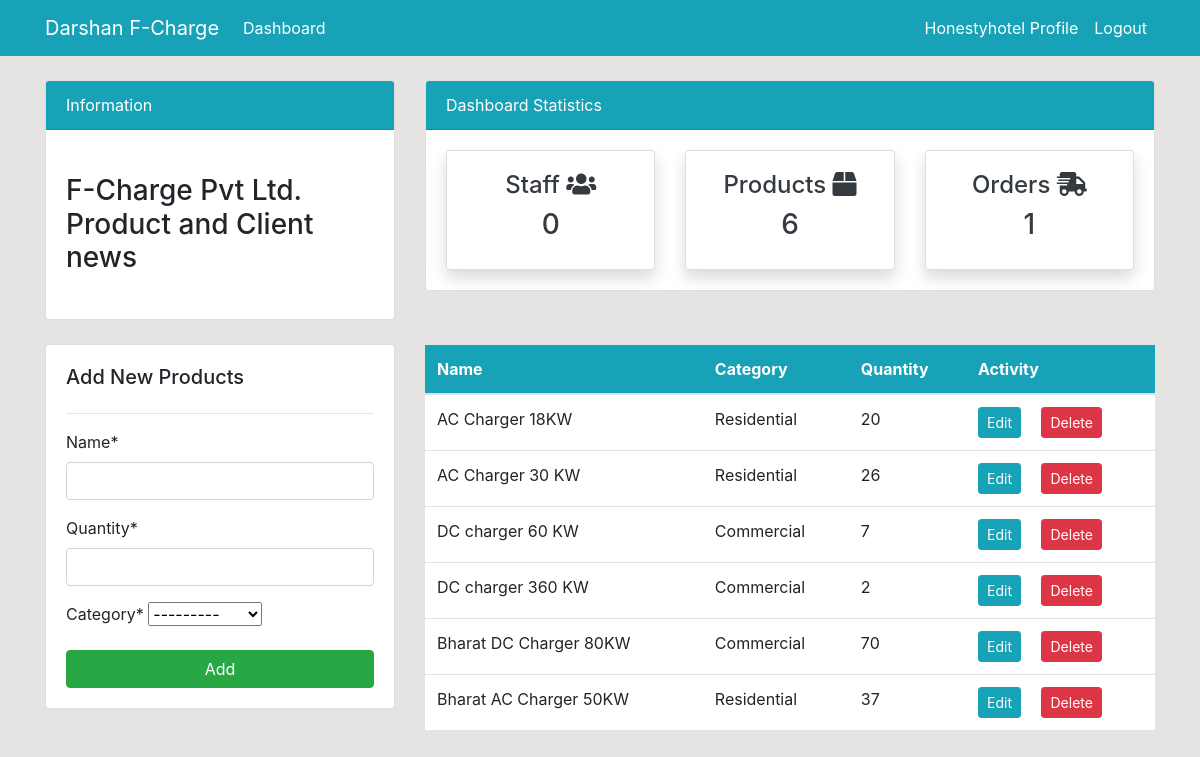
The page /products/ (signed in) on the database its author committed.
### dashboard/models.py (models this page shows, shortened)
class Product(models.Model):
    name = models.CharField(max_length=100, null=True)
    quantity = models.PositiveIntegerField(null=True)
    category = models.CharField(max_length=50, choices=CATEGORY, null=True)

### dashboard/views.py (the view)
# urls.py: path('products/', views.products, name='dashboard-products'),
@login_required(login_url='user-login')
def products(request):
    product = Product.objects.all()
    product_count = product.count()
    customer = User.objects.filter(groups=2)
    customer_count = customer.count()
    order = Order.objects.all()
    order_count = order.count()
    product_quantity = Product.objects.filter(name='')
    if request.method == 'POST':
        form = ProductForm(request.POST)
        if form.is_valid():
            form.save()
            product_name = form.cleaned_data.get('name')
            messages.success(request, f'{product_name} has been added')
            return redirect('dashboard-products')
    else:
        form = ProductForm()
    context = {
        'product': product,
        'form': form,
        'customer_count': customer_count,
        'product_count': product_count,
        'order_count': order_count,
    }
    return render(request, 'dashboard/products.html', context)

### dashboard/forms.py
class ProductForm(forms.ModelForm):
    class Meta:
        model = Product
        fields = '__all__'

### templates/dashboard/products.html (shortened to what this page needs)
{% extends 'partials/base.html' %}
{% load crispy_forms_tags %}
{% block content %}
{% include 'partials/topside.html' %}
<div class="row my-4">
    <div class="col-md-4">
        <div class="card card-body">
            <h5>Add New Products</h5>
            <hr>
            <form method="POST">
                {{ form|crispy }}
                <input class="btn btn-success btn-block" type="submit" value="Add">
            </form>
        </div>
    </div>
    <div class="col-md-8">
        <table class="table bg-white">
            <thead class="bg-info text-white">
                <tr>
                    <th scope="col">Name</th>
                    <th scope="col">Category</th>
                    <th scope="col">Quantity</th>
                    <th scope="col">Activity</th>
                </tr>
            </thead>
            <tbody>
                {% for product in product %}
                <tr>
                    <td>{{ product.name }}</td>
                    <td>{{ product.category }}</td>
                    <td>{{ product.quantity }}</td>
                    <td>
                        <a class="btn btn-info btn-sm mr-2"
                            href="{% url 'dashboard-products-edit' product.id %}">Edit</a>
                        <a class="btn btn-danger btn-sm ml-2"
                            href="{% url 'dashboard-products-delete' product.id %}">Delete</a>
                    </td>
                </tr>
                {% endfor %}
            </tbody>
        </table>
    </div>
</div>
{% endblock %}

### templates/partials/base.html (shortened to what this page needs)
{% load static %}
<!doctype html>
<html lang="en">
<head>
    <link rel="stylesheet" href="https://cdn.jsdelivr.net/npm/bootstrap@4.6.0/dist/css/bootstrap.min.css"
>
    <link rel="stylesheet" href="https://use.fontawesome.com/releases/v5.15.2/css/all.css"
>
    <link rel="stylesheet" href="{% static '/style.css' %}">
</head>
<body>
    {% include 'partials/nav.html' %}
    <div class="container">
        {% block content %}
        {% endblock %}
    </div>
</body>
</html>

### templates/partials/nav.html (shortened to what this page needs)
<nav class="navbar navbar-expand-lg navbar-info bg-info">
    <div class="container">
        {% if user.is_authenticated %}
        <a class="navbar-brand text-white" href="{% url 'dashboard-index' %}">Darshan F-Charge</a>
        <div class="collapse navbar-collapse" id="navbarSupportedContent">
            <ul class="navbar-nav mr-auto">
                <li class="nav-item active">
                    <a class="nav-link text-white" href="{% url 'dashboard-index' %}">Dashboard </a>
                </li>
            </ul>
            <ul class="navbar-nav ml-auto">
                <li class="nav-item active">
                    <a class="nav-link text-white" href="{% url 'user-profile' %}">{{ user.username }} Profile
                        <span class="sr-only">(current)</span></a>
                </li>
                <li class="nav-item">
                    <a class="nav-link text-white" href="{% url 'user-logout' %}">Logout</a>
                </li>
            </ul>
            {% endif %}
        </div>
    </div>
</nav>

### templates/partials/topside.html
<div class="row">
    <div class="col-md-4 mt-4">
        <div class="card">
            <div class="card-header bg-info text-white">
                Information
            </div>
            <div class="card-body">
                <marquee behavior="" direction="">
                    <h3 class="my-4"> F-Charge Pvt Ltd. Product and Client news</h3>
                </marquee>
            </div>
        </div>
    </div>
    <div class="col-md-8 mt-4">
        <div class="card">
            <div class="card-header bg-info text-white">
                Dashboard Statistics
            </div>
            <div class="card-body">
                <div class="row">
                    <div class="col-md-4">
                        <a class="text-decoration-none text-dark" href="{% url 'dashboard-customers' %}">
                            <div class="card my-card shadow">
                                <div class="card-body text-center">
                                    <h4>Staff <i class="fas fa-users"></i></h4>
                                    <h3>{{ customer_count }}</h3>
                                </div>
                            </div>
                        </a>
                    </div>
                    <div class="col-md-4">
                        <a class="text-decoration-none text-dark" href="{% url 'dashboard-products' %}">
                            <div class="card my-card shadow">
                                <div class="card-body text-center">
                                    <h4>Products <i class="fas fa-box"></i></h4>
                                    <h3>{{ product_count }}</h3>
                                </div>
                            </div>
                        </a>
                    </div>
                    <div class="col-md-4">
                        <a class="text-decoration-none text-dark" href="{% url 'dashboard-order' %}">
                            <div class="card my-card shadow">
                                <div class="card-body text-center">
                                    <h4>Orders <i class="fas fa-shipping-fast"></i></h4>
                                    <h3>{{ order_count }}</h3>
                                </div>
                            </div>
                        </a>
                    </div>
                </div>
            </div>
        </div>
    </div>
</div>

### static/style.css (style rules this page uses)
body { background: rgb(230, 227, 227); }

### rows shown on the page
Product: name "AC Charger 18KW", category "Residential", quantity "20"
Product: name "AC Charger 30 KW", category "Residential", quantity "26"
Product: name "DC charger 60 KW", category "Commercial", quantity "7"
Product: name "DC charger 360 KW", category "Commercial", quantity "2"
Product: name "Bharat DC Charger 80KW", category "Commercial", quantity "70"
Product: name "Bharat AC Charger 50KW", category "Residential", quantity "37"

### other values the page prints
{{ user.username }} "Honestyhotel"
{{ customer_count }} "0"
{{ product_count }} "6"
{{ order_count }} "1"
